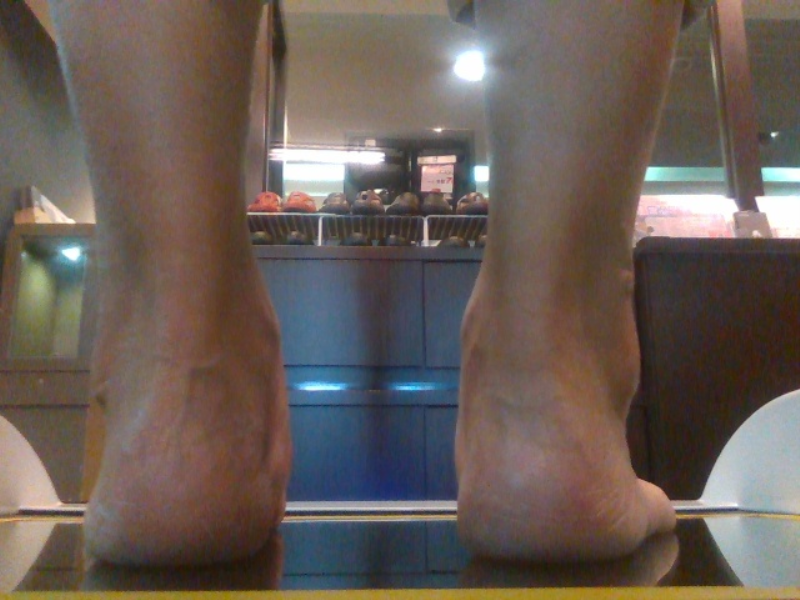
#> input picture 腳辨識/567.jpg, 800 x 600 px
$ python skin_detector.py
#> lines starting #> are read from the running program, lines starting #| are printed output that depends on the picture; after the words box and inside, x2 and y2 are one past the last pixel; in counts of white or black regions, pixels touching at a corner belong together
# -*- coding:utf-8 -*-
import cv2
import numpy as np


# [17 lines left out: function ellipse_detect, not called in this run]


def cr_otsu(image):
    """YCrCb颜色空间的Cr分量+Otsu阈值分割"""
    ycrcb = cv2.cvtColor(image, cv2.COLOR_BGR2YCR_CB)
    (y, cr, cb) = cv2.split(ycrcb)
    cr = cv2.GaussianBlur(cr, (5, 5), 0)
    cv2.imshow("cr", cr)
    gry = cv2.cvtColor(image, cv2.COLOR_BGR2GRAY)
    cr1 = cv2.GaussianBlur(gry, (5, 5), 0)
    _, mask = cv2.threshold(cr1, 0, 255, cv2.THRESH_BINARY + cv2.THRESH_OTSU)
    return mask


# [30 lines left out: functions crcb_range_sceening, hsv_detect, not called in this run]


img = cv2.imread('567.jpg')
#> img is the input picture: shape (600, 800, 3); mean B, G, R 85.9, 92.8, 105
# 圖片前處理
image = cv2.resize(img, (256, 256), interpolation=cv2.INTER_CUBIC)
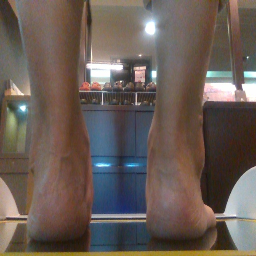
#> image: shape (256, 256, 3); mean B, G, R 85.9, 92.8, 105

if __name__ == "__main__":

    # cv2.imshow("1", ellipse_detect(image))
    cv2.imshow("2", cr_otsu(image))
#> in cr_otsu, `ycrcb = cv2.cvtColor(image, cv2.COLOR_BGR2YCR_CB)`: ycrcb: shape (256, 256, 3); mean of channels 0, 1, 2 95.7, 134.7, 122.5
#> in cr_otsu, `(y, cr, cb) = cv2.split(ycrcb)`:
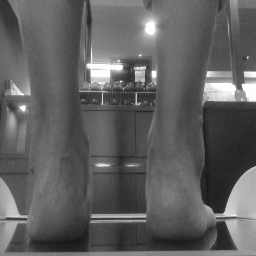
#> y: shape (256, 256); min 22, max 255, mean 95.7
#> in cr_otsu, `(y, cr, cb) = cv2.split(ycrcb)`:
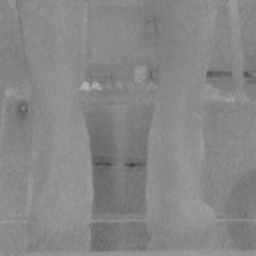
#> cr: shape (256, 256); min 57, max 179, mean 134.7
#> in cr_otsu, `(y, cr, cb) = cv2.split(ycrcb)`:
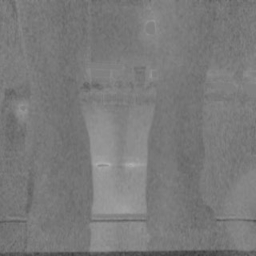
#> cb: shape (256, 256); min 59, max 176, mean 122.5
#> in cr_otsu, `_, mask = cv2.threshold(cr1, 0, 255, cv2.THRESH_BINARY + cv2.THRESH_OT..`:
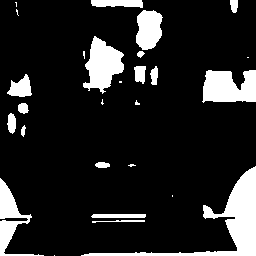
#> mask: shape (256, 256); 14.2% white; 27 white regions (10 under 20 px), largest, box (x1, y1, x2, y2) and area: (81, 166, 256, 256) 2761, (202, 70, 256, 103) 1436, (83, 36, 124, 94) 1367
    # cv2.imshow("3", crcb_range_sceening(image))
    # cv2.imshow("4", hsv_detect(image))
    cv2.waitKey(0)

$ run again, with 腳辨識/555.jpg copied over 腳辨識/567.jpg
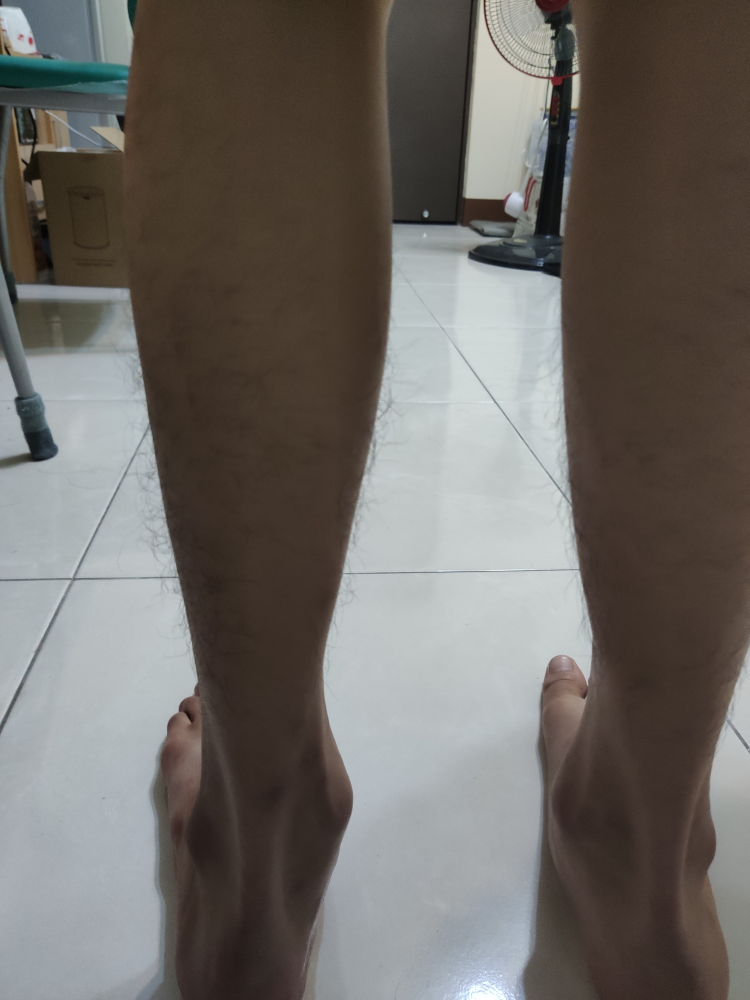
#> input picture 腳辨識/555.jpg, 3000 x 4000 px (shown at 1/4 size)
#> img is the input picture: shape (4000, 3000, 3); mean B, G, R 101.6, 106.1, 110.3
#> ycrcb: shape (256, 256, 3); mean of channels 0, 1, 2 106.8, 130.5, 125
#> in cr_otsu, `cr1 = cv2.GaussianBlur(gry, (5, 5), 0)`:
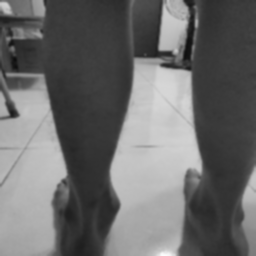
#> cr1: shape (256, 256); min 13, max 252, mean 106.8
#> in cr_otsu, `_, mask = cv2.threshold(cr1, 0, 255, cv2.THRESH_BINARY + cv2.THRESH_OT..`:
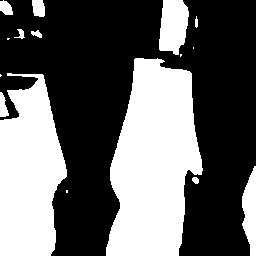
#> mask: shape (256, 256); 39.3% white; 16 white regions (5 under 20 px), largest, box (x1, y1, x2, y2) and area: (106, 58, 203, 256) 13696, (0, 73, 67, 256) 9212, (159, 0, 189, 55) 1295
